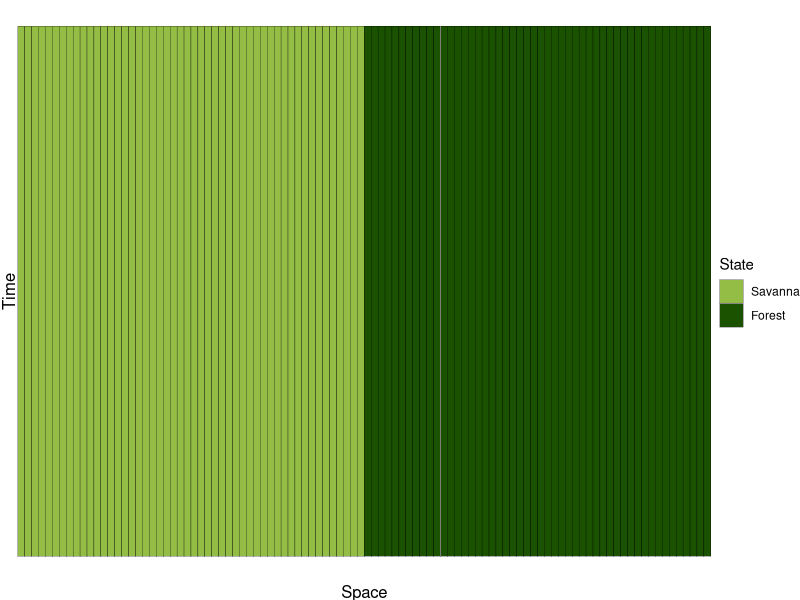
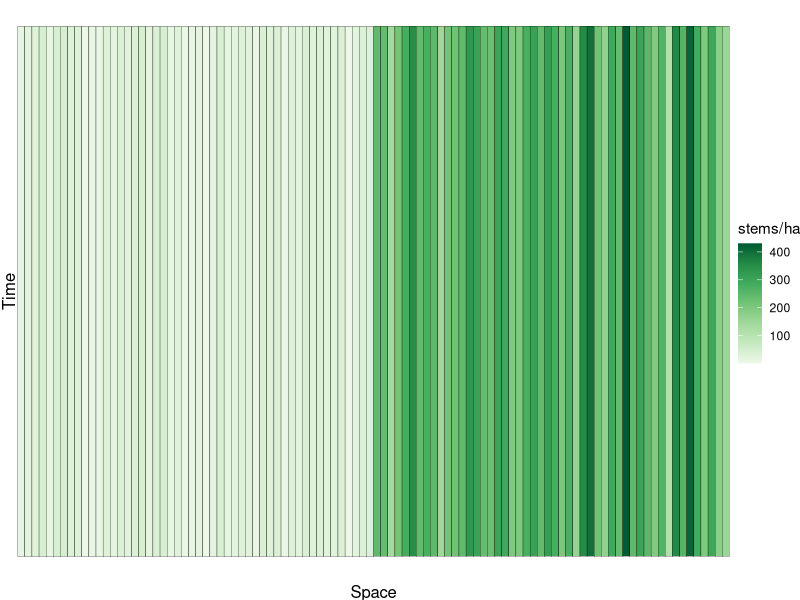
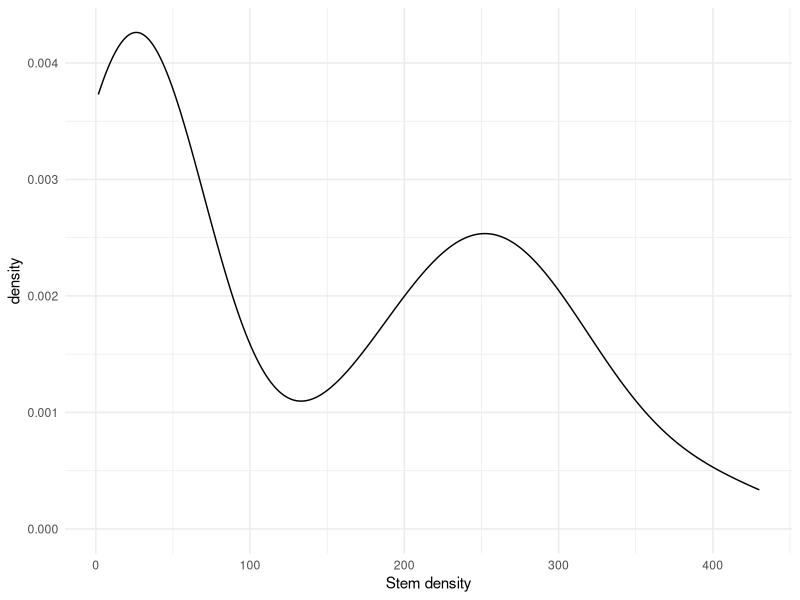
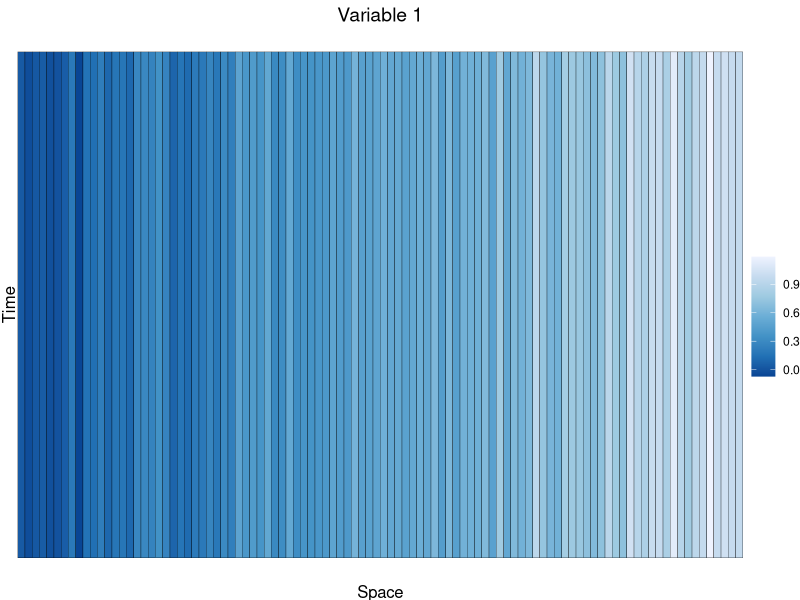
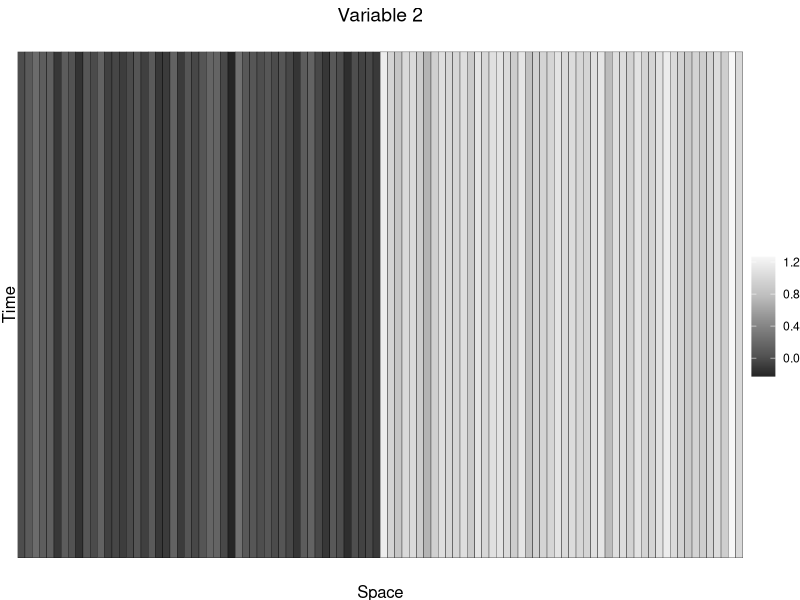
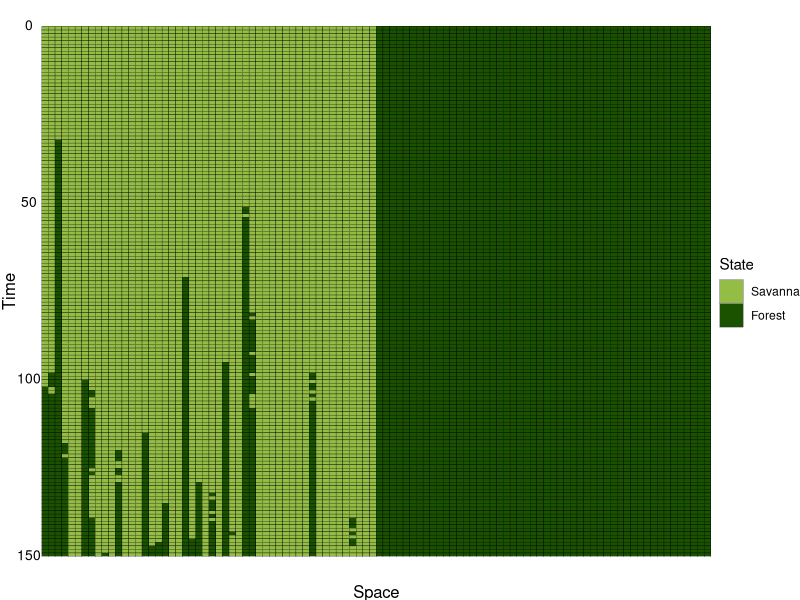
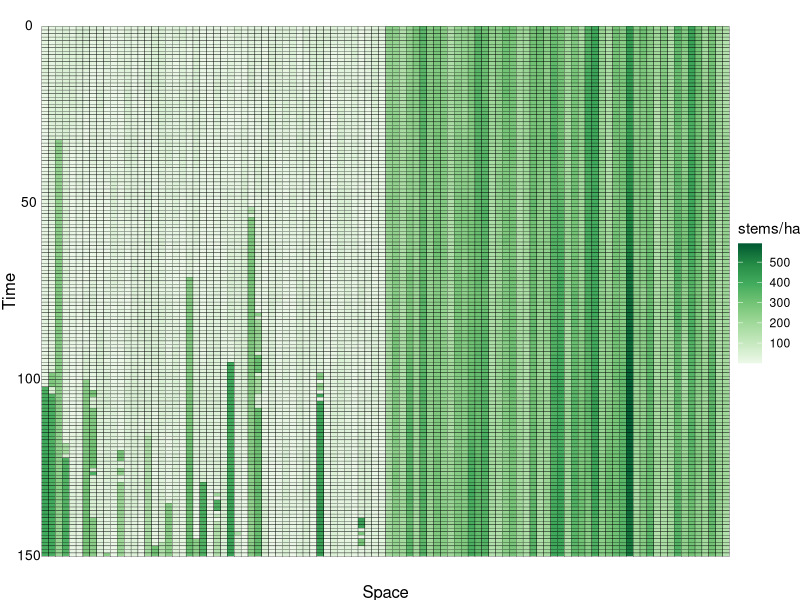
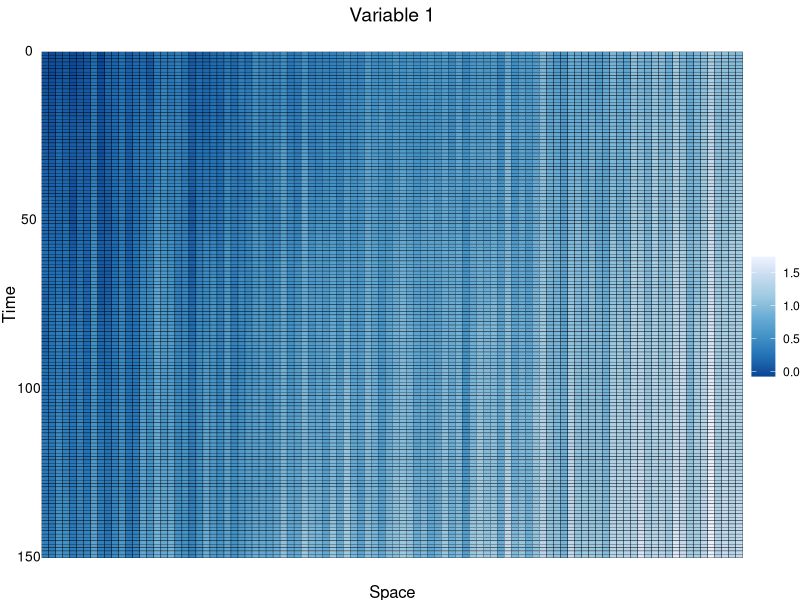

The R script that drew these images, in order: (Note: this script raises an error after producing the figures.)
#### Simulation 5- alternate
#### Initial stem density randomly drawn within each ecosystem state
#### Environment change influences change in ecosystem state
#### Fewer environmental variables

rm(list = ls())

# Number of locations in 1D space
nloc <- 100
# Number of time steps
ntime <- 150

# Set seed for generating initial conditions
set.seed(1)

#### 1. Define ecosystem initial conditions ####

# Create 0s and 1s defining ecosystem state along left-right axis
binary_response <- c(rep(0, times = nloc/2),
                     rep(1, times = nloc/2))

# Plot to show initial state distribution
ggplot2::ggplot() +
  ggplot2::geom_tile(ggplot2::aes(x = factor(1:nloc),
                                  y = 1,
                                  fill = factor(binary_response)),
                     color = 'black') +
  ggplot2::scale_fill_manual(limits = factor(c(0, 1)),
                             values = c('#94bd46', '#1a5200'),
                             name = 'State',
                             labels = c('Savanna', 'Forest')) +
  ggplot2::xlab('Space') + ggplot2::ylab('Time') +
  ggplot2::theme_void() +
  ggplot2::theme(axis.title = ggplot2::element_text(size = 12),
                 axis.title.y = ggplot2::element_text(angle = 90))

#### 2. Define initial stem density ####

# Generate continuous response variable (stem density)
# from ecosystem state
cont_response <- c(runif(n = nloc/2, min = 1, max = 47),
                   rnorm(n = nloc/2, mean = 250, sd = 75))

# Plot initial stem density
ggplot2::ggplot() +
  ggplot2::geom_tile(ggplot2::aes(x = factor(1:nloc),
                                  y = 1,
                                  fill = cont_response),
                     color = 'black') +
  ggplot2::scale_fill_distiller(name = 'stems/ha',
                                palette = 'Greens',
                                direction = 1) +
  ggplot2::xlab('Space') + ggplot2::ylab('Time') +
  ggplot2::theme_void() +
  ggplot2::theme(axis.title = ggplot2::element_text(size = 12),
                 axis.title.y = ggplot2::element_text(angle = 90))

# Density plot showing bimodality
ggplot2::ggplot() +
  ggplot2::geom_density(ggplot2::aes(x = cont_response)) +
  ggplot2::xlab('Stem density') +
  ggplot2::theme_minimal()

#### 3. Define environmental conditions ####

## This includes the same gradients describing the ecosystem
## state transition as in Simulation 1

# Gradient from 0 to 1 representing smooth left-right gradient
base_var <- seq(from = 0, to = 1, length.out = nloc)

# Add a small amount of random noise
var1 <- base_var + rnorm(n = length(base_var),
                         mean = 0,
                         sd = 0.1)

# Variables with more stark change between locations of
# initial ecosystem states
base_var2 <- c(rep(0, times = nloc/2),
               rep(1, times = nloc/2))

# Add random noise
var2 <- base_var2 + rnorm(n = length(base_var2),
                          mean = 0,
                          sd = 0.1)

## Plot initial values

# Variable 1
ggplot2::ggplot() +
  ggplot2::geom_tile(ggplot2::aes(x = factor(1:nloc),
                                  y = 1,
                                  fill = var1),
                     color = 'black') +
  ggplot2::xlab('Space') + ggplot2::ylab('Time') +
  ggplot2::ggtitle('Variable 1') +
  ggplot2::scale_fill_distiller(name = '',
                                palette = 'Blues') +
  ggplot2::theme_void() +
  ggplot2::theme(axis.title = ggplot2::element_text(size = 12),
                 axis.title.y = ggplot2::element_text(angle = 90),
                 plot.title = ggplot2::element_text(size = 14, hjust = 0.5))

# Variable 2
ggplot2::ggplot() +
  ggplot2::geom_tile(ggplot2::aes(x = factor(1:nloc),
                                  y = 1,
                                  fill = var2),
                     color = 'black') +
  ggplot2::xlab('Space') + ggplot2::ylab('Time') +
  ggplot2::ggtitle('Variable 2') +
  ggplot2::scale_fill_distiller(name = '',
                                palette = 'Greys') +
  ggplot2::theme_void() +
  ggplot2::theme(axis.title = ggplot2::element_text(size = 12),
                 axis.title.y = ggplot2::element_text(angle = 90),
                 plot.title = ggplot2::element_text(size = 14, hjust = 0.5))

#### 4. Define relationship between environment and ecosystem ####
## I use a subset of the variables we chose, with their
## random variation, to fit the "true" relationship between
## ecosystem state and the environment.
## I fit between ecosystem state and environment here
## because we are not trying to capture within-state variation
## in stem density in this simulation.
## I include the random noise when fitting the relationship
## or else you end up with singularity in the relationship

# Fit "true" relationship between the binary response variable
# and the environment
# Assuming here that only variables 1 and 4 matter
true_rel <- glm(factor(binary_response) ~ var1 + var2,
                family = 'binomial')

# Define true betas
# var 1 and 4 are the estimates from the fitted
# relationship
# var 2, 3, 5 are 0
true_beta <- unname(true_rel$coefficients)

#### 5. Process evolution ####

# Initialize matrices
sim_binary <- matrix(, nrow = ntime,
                     ncol = nloc)
sim_binary[1,] <- binary_response

sim_cont <- matrix(, nrow = ntime,
                   ncol = nloc)
sim_cont[1,] <- cont_response

x1_mat <- x2_mat <-
  matrix(, nrow = ntime,
         ncol = nloc)
x1_mat[1,] <- var1
x2_mat[1,] <- var2

# Set seed again
set.seed(1)

# Loop over each row (time step) after initial conditions
for(i in 2:nrow(sim_binary)){
  # Loop over each column (location)
  for(j in 1:ncol(sim_binary)){
    #### Environmental change
    
    # Increasing pattern for variables 1 and 5
    x1_mat[i,j] <- x1_mat[i-1,j] + rnorm(n = 1,
                                         mean = 0.003,
                                         sd = 0.01)
    x2_mat[i,j] <- x2_mat[i-1,j] + rnorm(n = 1,
                                         mean = 0.003,
                                         sd = 0.01)
    
    #### Dependent change in ecosystem state
    
    # Previous ecosystem state
    prev <- sim_binary[i-1,j]
    
    # Ecosystem state is a function of the environment
    # Predicted based on fitted coefficients
    curr <- round(plogis(true_beta[1] +
                           true_beta[2] * x1_mat[i,j] +
                           true_beta[3] * x2_mat[i,j]))
    
    ## Change in stem density based on ecosystem state
    
    # Previous stem density
    prev_density <- sim_cont[i-1,j]
    
    # If the state is the same, then randomly vary density
    if(prev == curr) curr_density <- rnorm(n = 1,
                                           mean = prev_density,
                                           sd = 5)
    
    # Adjustments to ensure that we maintain bimodality
    if(curr == 0 & curr_density > 47) curr_density <- 47
    if(curr == 0 & curr_density < 1) curr_density <- 1
    if(curr == 1 & curr_density < 150) curr_density <- 150
    
    # If there was a state shift, create a new stem density
    if(prev != curr){
      # If the state is savanna, draw from savanna distribution
      if(curr == 0) curr_density < runif(n = 1,
                                         min = 1,
                                         max = 47)
      # If the state is forest, draw from forest distribution
      if(curr == 1) curr_density <- rnorm(n = 1,
                                          mean = 250,
                                          sd = 75)
    }
    
    # Update matrices
    sim_binary[i,j] <- curr
    sim_cont[i,j] <- curr_density
    
  }
}

#### 6. Format & visualize ecosystem state ####

# Melt matrix
sim_binary_df <- reshape2::melt(sim_binary)

# Add column names
colnames(sim_binary_df) <- c('time', 'space', 'value')

# Plot change over time
sim_binary_df |>
  ggplot2::ggplot() +
  ggplot2::geom_tile(ggplot2::aes(x = factor(space),
                                  y = time,
                                  fill = factor(value)),
                     color = 'black') +
  ggplot2::scale_fill_manual(limits = factor(c(0, 1)),
                             values = c('#94bd46', '#1a5200'),
                             name = 'State',
                             labels = c('Savanna', 'Forest')) +
  ggplot2::scale_y_reverse() +
  ggplot2::xlab('Space') + ggplot2::ylab('Time') +
  ggplot2::theme_void() +
  ggplot2::theme(axis.title = ggplot2::element_text(size = 12),
                 axis.title.y = ggplot2::element_text(angle = 90),
                 axis.text.y = ggplot2::element_text(size = 10))

nforest <- length(which(dplyr::filter(sim_binary_df, time == ntime)$value == 1)) / nloc * 100
nsavanna <- 100 - nforest
paste0(nforest, '% forest and ', nsavanna, '% savanna')

#### 7. Format & visualize stem density ####

# Melt matrix
sim_cont_df <- reshape2::melt(sim_cont)

# Add column names
colnames(sim_cont_df) <- c('time', 'space', 'value')

# Plot stem density
sim_cont_df |>
  ggplot2::ggplot() +
  ggplot2::geom_tile(ggplot2::aes(x = factor(space),
                                  y = time,
                                  fill = value),
                     color = 'black') +
  ggplot2::scale_y_reverse() +
  ggplot2::scale_fill_distiller(name = 'stems/ha',
                                palette = 'Greens',
                                direction = 1) +
  ggplot2::xlab('Space') + ggplot2::ylab('Time') +
  ggplot2::theme_void() +
  ggplot2::theme(axis.title = ggplot2::element_text(size = 12),
                 axis.title.y = ggplot2::element_text(angle = 90),
                 axis.text.y = ggplot2::element_text(size = 10))

#### 8. Format & visualize environmental variables ####

# Melt matrices
x1_df <- reshape2::melt(x1_mat)
x2_df <- reshape2::melt(x2_mat)

# Add column names
colnames(x1_df) <- c('time', 'space', 'var1')
colnames(x2_df) <- c('time', 'space', 'var2')

## Plot predictor variables over time

# Variable 1
x1_df |>
  ggplot2::ggplot() +
  ggplot2::geom_tile(ggplot2::aes(x = factor(space),
                                  y = time,
                                  fill = var1),
                     color = 'black') +
  ggplot2::scale_fill_distiller(name = '',
                                palette = 'Blues') +
  ggplot2::scale_y_reverse() +
  ggplot2::xlab('Space') + ggplot2::ylab('Time') +
  ggplot2::ggtitle('Variable 1') +
  ggplot2::theme_void() +
  ggplot2::theme(plot.title = ggplot2::element_text(size = 14, hjust = 0.5),
                 axis.title = ggplot2::element_text(size = 12),
                 axis.title.y = ggplot2::element_text(angle = 90),
                 axis.text.y = ggplot2::element_text(size = 10))

# Variable 2
x2_df |>
  ggplot2::ggplot() +
  ggplot2::geom_tile(ggplot2::aes(x = factor(space),
                                  y = time,
                                  fill = var2),
                     color = 'black') +
  ggplot2::scale_fill_distiller(name = '',
                                palette = 'Greys') +
  ggplot2::scale_y_reverse() +
  ggplot2::xlab('Space') + ggplot2::ylab('Time') +
  ggplot2::ggtitle('Variable 2') +
  ggplot2::theme_void() +
  ggplot2::theme(plot.title = ggplot2::element_text(size = 14, hjust = 0.5),
                 axis.title = ggplot2::element_text(size = 12),
                 axis.title.y = ggplot2::element_text(angle = 90),
                 axis.text.y = ggplot2::element_text(size = 10))

#### 9. Save ####

# Combine
simulations <- sim_cont_df |>
  dplyr::rename(density = value) |>
  dplyr::full_join(y = x1_df,
                   by = c('time', 'space')) |>
  dplyr::full_join(y = x2_df,
                   by = c('time', 'space'))

# Save
save(simulations,
     file = 'out/simulation/sim5_alt.RData')
